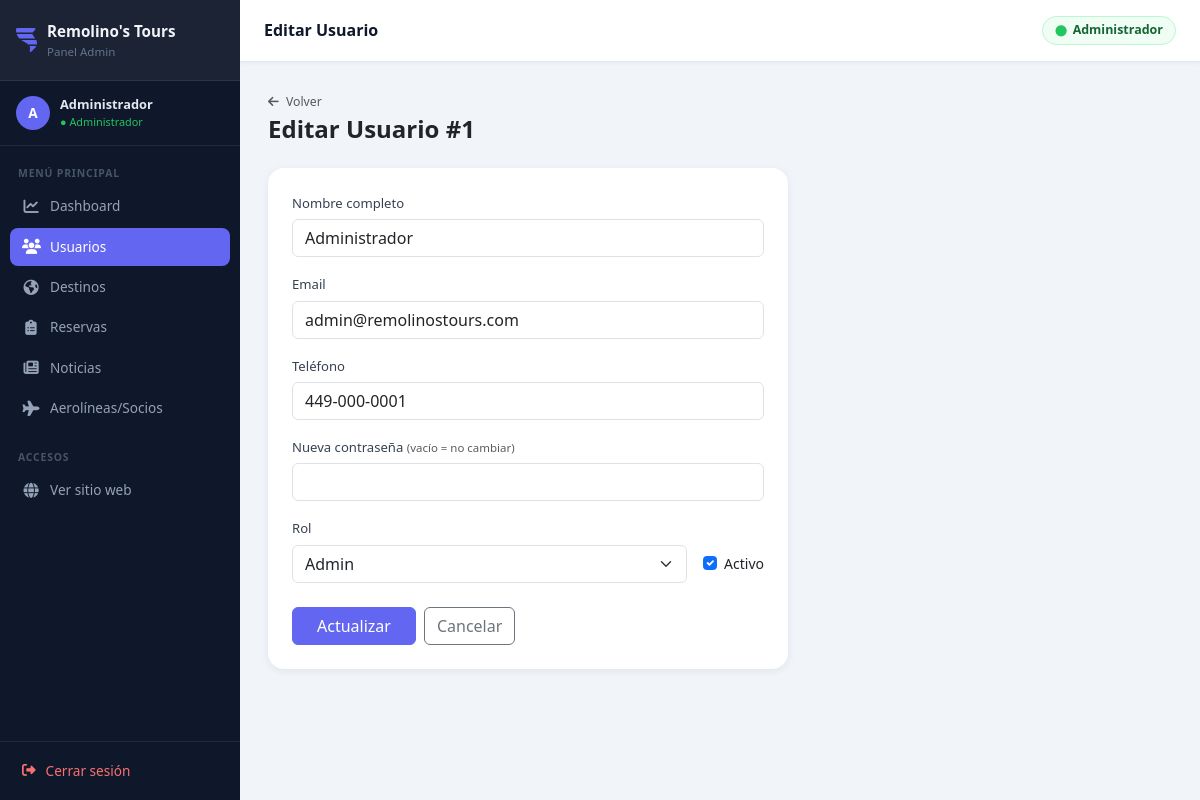
Screenshot of /admin/editar_usuario.php?id=1 (signed in) with the database file from the repository.
### tables this page shows
CREATE TABLE `usuarios` (
  `id` int(11) NOT NULL,
  `nombre_completo` varchar(150) NOT NULL,
  `fecha_nacimiento` date DEFAULT NULL,
  `email` varchar(150) NOT NULL,
  `telefono` varchar(20) DEFAULT NULL,
  `password` varchar(255) NOT NULL,
  `rol` enum('admin','cliente') NOT NULL DEFAULT 'cliente',
  `activo` tinyint(1) NOT NULL DEFAULT 1,
  `fecha_registro` timestamp NOT NULL DEFAULT current_timestamp()
);

### admin/editar_usuario.php (the view, shortened to what this page needs)
<?php
include('../Database/conexion.php');
$id = (int)($_GET['id'] ?? 0);
$usuario = mysqli_fetch_assoc(mysqli_query($conexion, "SELECT * FROM usuarios WHERE id=$id LIMIT 1"));
require_once 'includes/header.php';
?>
<div class="mb-4">
    <a href="usuarios.php" class="text-muted small text-decoration-none"><i class="fa-solid fa-arrow-left me-1"></i> Volver</a>
    <h4 class="fw-bold mt-1 mb-0">Editar Usuario #<?= $id ?></h4>
</div>
<div class="card panel-card" style="max-width:520px;">
    <div class="card-body p-4">
        <form method="POST" novalidate>
            <div class="mb-3">
                <label class="form-label fw-medium">Nombre completo</label>
                <input type="text" name="nombre_completo" class="form-control" value="<?= htmlspecialchars($usuario['nombre_completo']) ?>" required>
            </div>
            <div class="mb-3">
                <label class="form-label fw-medium">Email</label>
                <input type="email" name="email" class="form-control" value="<?= htmlspecialchars($usuario['email']) ?>" required>
            </div>
            <div class="mb-3">
                <label class="form-label fw-medium">Teléfono</label>
                <input type="text" name="telefono" class="form-control" value="<?= htmlspecialchars($usuario['telefono'] ?? '') ?>">
            </div>
            <div class="mb-3">
                <label class="form-label fw-medium">Nueva contraseña <small class="text-muted">(vacío = no cambiar)</small></label>
                <input type="password" name="password" class="form-control">
            </div>
            <div class="row g-3 mb-4">
                <div class="col">
                    <label class="form-label fw-medium">Rol</label>
                    <select name="rol" class="form-select">
                        <option value="admin"   <?= $usuario['rol']==='admin'?'selected':'' ?>>Admin</option>
                    </select>
                </div>
                <div class="col-auto d-flex align-items-end pb-1">
                    <div class="form-check">
                        <input class="form-check-input" type="checkbox" name="activo" id="activo" <?= (int)$usuario['activo'] ? 'checked' : '' ?>>
                        <label class="form-check-label fw-medium" for="activo">Activo</label>
                    </div>
                </div>
            </div>
            <div class="d-flex gap-2">
                <button type="submit" class="btn btn-primary px-4">Actualizar</button>
                <a href="usuarios.php" class="btn btn-outline-secondary">Cancelar</a>
            </div>
        </form>
    </div>
</div>
<?php require_once 'includes/footer.php'; ?>

### admin/includes/header.php (style rules this page uses)
:root { --sidebar-w: 240px; --sidebar-bg: #0f172a; --topbar-h: 62px; --accent: #6366f1; --accent-dark: #4f46e5; --body-bg: #f1f5f9; --card-radius: 1rem; --shadow-sm: 0 2px 8px rgba(0,0,0,.07); --shadow-md: 0 6px 20px rgba(0,0,0,.10); }
*, *::before, *::after { box-sizing: border-box; }
body { background: var(--body-bg); font-family: "Segoe UI", system-ui, sans-serif; margin: 0; font-size: .875rem; }
.panel-card { background: #fff; border: none; border-radius: var(--card-radius); box-shadow: var(--shadow-sm); overflow: hidden; }
.btn-primary { background: var(--accent); border-color: var(--accent); }
.form-label { font-weight: 600; font-size: .82rem; color: #374151; margin-bottom: .35rem; }

### rows the page displays
usuarios: nombre_completo "Administrador", email "admin@remolinostours.com", telefono "449-000-0001", rol "Admin", activo "☑"

### other values shown
mb_substr($_SESSION['nombre'] ?? 'A', 0, 1) "A"
$_SESSION['nombre'] "Administrador"
$item['label'] "Dashboard"
$item['label'] "Usuarios"
$item['label'] "Destinos"
$item['label'] "Reservas"
$item['label'] "Noticias"
$item['label'] "Aerolíneas/Socios"
$tituloPagina "Editar Usuario"
$_SESSION["nombre"] "Administrador"
$id "1"
